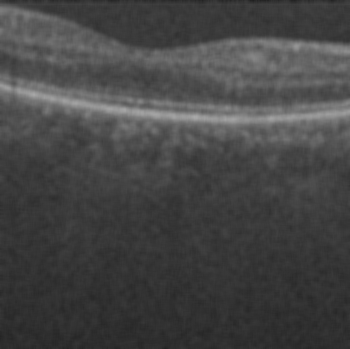
#> input picture retina2movingavg/172.bmp, 350 x 349 px
$ python laplacianpyramid.py
#> lines starting #> are read from the running program, lines starting #| are printed output that depends on the picture; after the words box and inside, x2 and y2 are one past the last pixel; in counts of white or black regions, pixels touching at a corner belong together; long printed decimals are rounded
import cv2
import numpy as np
from scipy.signal import convolve2d
from scipy import ndimage
import matplotlib.pyplot as plt


def gaussian_kernel(size, sigma):
    x, y = np.meshgrid(np.arange(-size // 2 + 1, size // 2 + 1),
                       np.arange(-size // 2 + 1, size // 2 + 1))
    kernel = np.exp(-((x ** 2 + y ** 2) / (2 * sigma ** 2)))
    return kernel / np.sum(kernel)


def sobel_filters(img):
    sobel_v = np.array([[-1, 0, 1],
                        [-2, 0, 2],
                        [-1, 0, 1]])

    sobel_h = np.array([[-1, -2, -1],
                        [0, 0, 0],
                        [1, 2, 1]])

    vertical = ndimage.convolve(img, sobel_v)
    horizontal = ndimage.convolve(img, sobel_h)
    edged_img = np.sqrt(np.square(horizontal) + np.square(vertical))
    gradient_direction = np.arctan2(vertical, horizontal)

    return edged_img, gradient_direction


def non_max_suppression(img, theta):
    # Round the gradient direction to the nearest 45 degrees
    theta = np.rad2deg(theta)
    theta[theta < 0] += 180
    theta[theta < 22.5] = 0
    theta[(theta >= 22.5) & (theta < 67.5)] = 45
    theta[(theta >= 67.5) & (theta < 112.5)] = 90
    theta[(theta >= 112.5) & (theta < 157.5)] = 135
    theta[theta >= 157.5] = 0

    # Perform non-maximum suppression
    M, N = img.shape
    suppressed = np.zeros((M, N), dtype=np.float32)
    for i in range(1, M-1):
        for j in range(1, N-1):
            if theta[i, j] == 0:
                if (img[i, j] > img[i-1, j]) and (img[i, j] > img[i+1, j]):
                    suppressed[i, j] = img[i, j]
            elif theta[i, j] == 45:
                if (img[i, j] > img[i-1, j-1]) and (img[i, j] > img[i+1, j+1]):
                    suppressed[i, j] = img[i, j]
            elif theta[i, j] == 90:
                if (img[i, j] > img[i, j-1]) and (img[i, j] > img[i, j+1]):
                    suppressed[i, j] = img[i, j]
            elif theta[i, j] == 135:
                if (img[i, j] > img[i-1, j+1]) and (img[i, j] > img[i+1, j-1]):
                    suppressed[i, j] = img[i, j]

    return suppressed


def hysteresis_thresholding(img, low_thresh_ratio=0.25, high_thresh_ratio=0.35):
    low_thresh = np.max(img) * low_thresh_ratio
    print(low_thresh)
    high_thresh = np.max(img) * high_thresh_ratio
    print(high_thresh)

    # Apply high and low thresholds
    strong_edges = img > high_thresh
    weak_edges = (img >= low_thresh) & (img <= high_thresh)

    # Connect weak edges to strong edges
    M, N = img.shape
    for i in range(1, M-1):
        for j in range(1, N-1):
            if strong_edges[i, j]:
                weak_edges[i-1:i+2, j-1:j+2] = True

    return weak_edges


# Load the image
img = cv2.imread('retina2movingavg/172.bmp')
#> img is the input picture: shape (349, 350, 3); min 32, max 169, mean 69
img = cv2.cvtColor(img, cv2.COLOR_BGR2GRAY)
#> img: shape (349, 350)
# Create a Gaussian pyramid with 6 levels
gaussian_pyramid = [img]
for i in range(6):
    img = cv2.pyrDown(img)
    gaussian_pyramid.append(img)
#> after the loop, gaussian_pyramid = 7 items; img = [[89, 80, 68, 68, 72, 73], [92, 90, 83, 84, 89, 90], [80, 83, 87, 89, 91, 91], [59, 62, 65, 65, 67, 68], [52, 53, 54, 54, 55, 55], [49, 49, 49, 50, 50, 50]]

# Create a Laplacian pyramid by subtracting each level of the Gaussian pyramid from the next level
laplacian_pyramid = []
for i in range(5):
    img_up = cv2.pyrUp(gaussian_pyramid[i+1])
    img_up = cv2.resize(
        img_up, (gaussian_pyramid[i].shape[1], gaussian_pyramid[i].shape[0]))
    laplacian = cv2.subtract(gaussian_pyramid[i], img_up)
    laplacian_pyramid.append(laplacian)
#> this loop made 5 passes
#> pass 1, `laplacian = cv2.subtract(gaussian_pyramid[i], img_up)`:
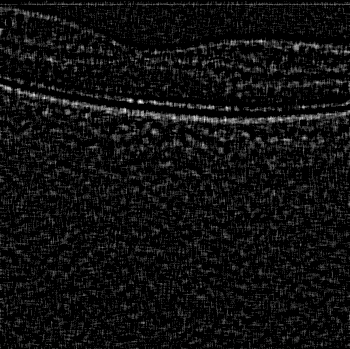
#> laplacian: shape (349, 350); min 0, max 11, mean 0.684; drawn with min black and max white
#> after the loop, laplacian_pyramid = 5 items

# Add the last level of the Gaussian pyramid to the Laplacian pyramid
laplacian_pyramid.append(gaussian_pyramid[5])

# [8 lines of commented-out code are left out]
gaussian_kernel = gaussian_kernel(5, 3)
img_smooth = convolve2d(laplacian_pyramid[0], gaussian_kernel, mode="same")


# Detect edges using Sobel filters
edge_magnitude, theta = sobel_filters(img_smooth)
#> in sobel_filters, `horizontal = ndimage.convolve(img, sobel_h)`:
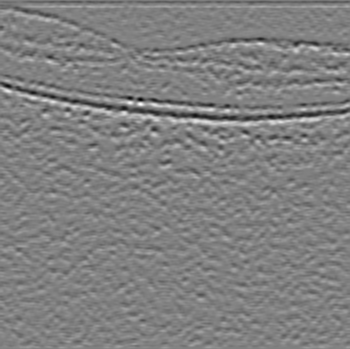
#> horizontal: shape (349, 350) float64; min -13.88, max 13.62, mean -0.00292; drawn with min black and max white
#> in sobel_filters, `gradient_direction = np.arctan2(vertical, horizontal)`:
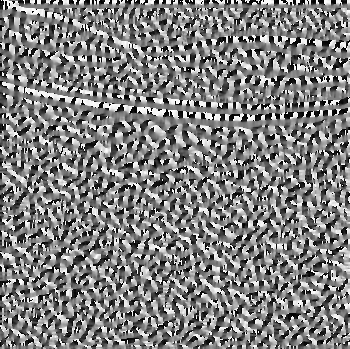
#> gradient_direction: shape (349, 350) float64; min -3.14, max 3.14, mean 0.0212; drawn with min black and max white

# Perform non-maximum suppression
suppressed_edges = non_max_suppression(edge_magnitude, theta)
#> in non_max_suppression, `theta[theta < 22.5] = 0`: theta: shape (349, 350) float64; min 0, max 180, mean 89
#> in non_max_suppression, `theta[theta >= 157.5] = 0`:
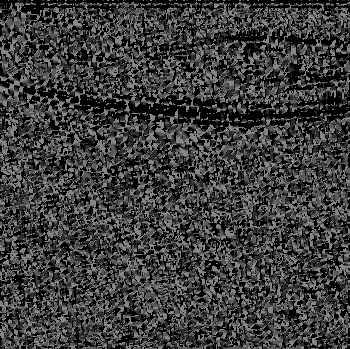
#> theta: shape (349, 350) float64; min 0, max 135, mean 60.3
#> after the loop in non_max_suppression, `for i in range(1, M-1):`:
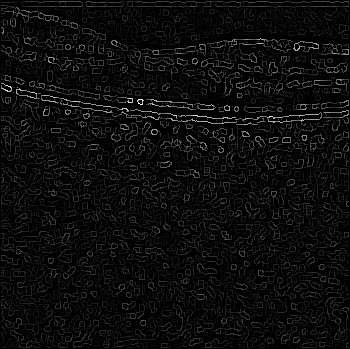
#> suppressed: shape (349, 350) float32; min 0, max 13.88, mean 0.654; drawn with min black and max white
# ret, thresh_img = cv2.threshold(
#     suppressed_edges, 3, 255, cv2.THRESH_BINARY)
# Apply hysteresis thresholding
print(np.min(suppressed_edges), np.max(suppressed_edges))
#| 0.0 13.879
edge_map = hysteresis_thresholding(suppressed_edges)
#> in hysteresis_thresholding, `low_thresh = np.max(img) * low_thresh_ratio`: low_thresh = 3.47
#| 3.470
#> in hysteresis_thresholding, `high_thresh = np.max(img) * high_thresh_ratio`: high_thresh = 4.86
#| 4.858
#> in hysteresis_thresholding, `strong_edges = img > high_thresh`:
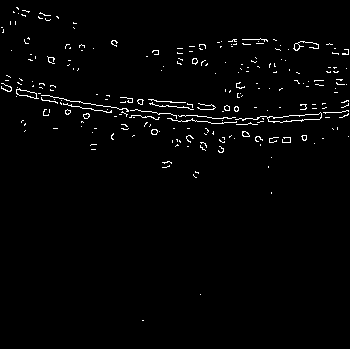
#> strong_edges: shape (349, 350) bool; 1.8% white in thin lines or dots, all inside (x1, y1, x2, y2) = (1, 7, 349, 321)
#> in hysteresis_thresholding, `weak_edges = (img >= low_thresh) & (img <= high_thresh)`: weak_edges: shape (349, 350) bool; 2.4% white in thin lines or dots
#> after the loop in hysteresis_thresholding, `for i in range(1, M-1):`:
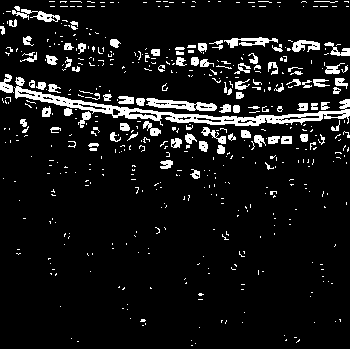
#> weak_edges: shape (349, 350) bool; 8.5% white; 513 white regions (416 under 20 px), largest, box (x1, y1, x2, y2) and area: (14, 77, 350, 126) 2581, (146, 98, 217, 111) 477, (224, 37, 278, 48) 287

plt.imshow(edge_map, cmap='gray')
plt.title('final')
plt.show()

$ run again, with retina2movingavg/175.bmp copied over retina2movingavg/172.bmp
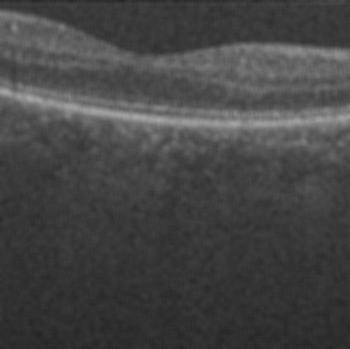
#> input picture retina2movingavg/175.bmp, 350 x 349 px
#> img is the input picture: shape (349, 350, 3); min 34, max 168, mean 69
#> after the loop `for i in range(6):`: gaussian_pyramid = 7 items; img = [[85, 77, 66, 65, 69, 70], [91, 88, 81, 82, 88, 89], [82, 85, 88, 90, 92, 93], [60, 63, 67, 67, 68, 69], [52, 53, 54, 54, 55, 55], [49, 49, 50, 50, 50, 50]]
#> after the loop `for i in range(5):`: laplacian_pyramid = 5 items
#> after the loop in non_max_suppression, `for i in range(1, M-1):`:
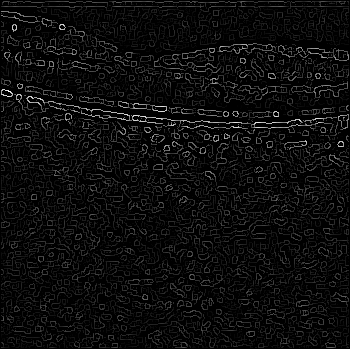
#> suppressed: shape (349, 350) float32; min 0, max 12.99, mean 0.666; drawn with min black and max white
#| 0.0 12.993
#> low_thresh = 3.25
#| 3.248
#> high_thresh = 4.55
#| 4.547
#> strong_edges: shape (349, 350) bool; 2.4% white in thin lines or dots
#> after the loop in hysteresis_thresholding, `for i in range(1, M-1):`:
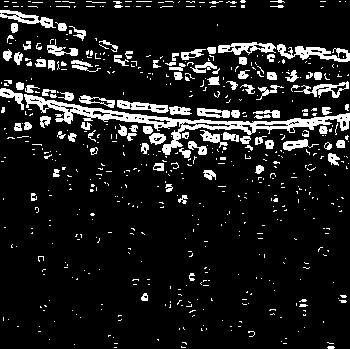
#> weak_edges: shape (349, 350) bool; 11% white; 605 white regions (500 under 20 px), largest, box (x1, y1, x2, y2) and area: (24, 94, 350, 155) 2916, (277, 44, 350, 62) 575, (218, 42, 276, 55) 406
